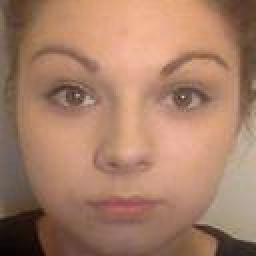
#> input picture capturedimg/face1_crop copy.jpg, 128 x 128 px, given in place of the camera (shown 2 times larger)
$ python Register.py   (Python 2 division)   (older library calls are emulated)
#> lines starting #> are read from the running program, lines starting #| are printed output that depends on the picture
### src/direc.py

import os

def alphFolder():
	path = "../usr/" # path to create on
	letter = "a" # starts from the letter "a"
	for x in range(0,26):
		if not os.path.exists(path+letter):
			os.makedirs(path+letter) # make directory for each letter
			letter = chr(ord(letter) + 1)


	print "Folder structure in place.\nContinuing.."

### src/Crop.py
# https://stackoverflow.com/questions/13211745/detect-face-then-autocrop-pictures

'''
This file will open the webcam up, then extract the image, this image then will be cropped
so that it only shows the face of the person, which can then later be compared.

Phase II - Crop face out
'''

import cv
from PIL import Image
import glob
import os,re

global count

# [49 lines left out: functions Detect_Face, Grey_Scale, PIL_Scale, not called in this run]

def Crop_Face(Img_Pattern, Box_Scale = 1):
    faceCascade = cv.Load('../cv/haarcascade_frontalface_alt.xml') # Used frontalface_alt instead of _default

    Images = glob.glob(Img_Pattern)
    if len(Images) <= -1:
        print 'No Images Found'
        return

    for Img in Images:
        PIL_Image = Image.open(Img)
        OpenCV_Image = Grey_Scale(PIL_Image)
        Faces = Detect_Face(OpenCV_Image,faceCascade)
        if Faces:
            n=1
            for Face in Faces:
                Cropped_Image = PIL_Scale(PIL_Image, Face[0], Box_Scale)
                fname, ext = os.path.splitext(Img)
                max = 128, 128
                Cropped_Image.thumbnail(max, Image.ANTIALIAS)
                Cropped_Image.save(fname+'_crop'+ext)
                ++n

        else:
            print 'No faces found: ', Img

# Crop all jpegs in a folder. Note: the code uses glob which follows unix shell rules.
# Use the boxScale to scale the cropping area. 1=opencv box, 2=2x the width and height
def Start_Crop(folder, picnum):
    #Crop_Face(folder+"/face.jpg", Box_Scale = 1)

    # print folder+'/face'+str(picnum)+'.jpg'
    Crop_Face(folder+'/face'+str(picnum)+'.jpg', Box_Scale = 1)


# [6 lines left out: function clean, not called in this run]

### src/Register.py
import glob, os
import cv2 as cv
from direc import alphFolder
from Crop import Start_Crop, clean
from database import *
import re
import subprocess
from subprocess import check_call

class Register(object):
    def __init__(self, firstname, lastname, passphrase, group, room):#initialise class with data from gui
        self.firstname = firstname.lower()
        self.lastname = lastname.lower()
        self.passphrase = passphrase.lower()
        self.group   = group
        self.room = room
        self.name = str(lastname)+"_"+str(firstname) # lastname_forename format for folder names
        self.name = self.name.lower()
        self.userpath = ""
        alphFolder()

    def submit(self, imgnum):#Upload all pictures to the lapis space

        subprocess.call('rsync %s/face%d_crop.jpg c1312433@lapis.cs.cf.ac.uk:/home/c1312433/CM2301/%s/%s' % (self.userpath, imgnum, self.userpath[3:8], self.userpath[9:]), shell=True)
        #os.system('rsync %s/face%d_crop.jpg c1312433@lapis.cs.cf.ac.uk:/home/c1312433/CM2301/%s/%s' % (self.userpath, imgnum, self.userpath[3:8], self.userpath[9:]))THIS IS DEPRECATED


    def CreateFolder(self):#Create the necessary folder for the user in the file structure
        path = "../usr/"+self.passphrase[:1]+"/"+self.name
        print path

        if not os.path.exists(path):
            os.makedirs(path)
            with open(path+"/speech.txt", "w+") as theirfile: # Then save a personal record of their passphrase in their folder
                    theirfile.write(str(self.passphrase))


        print "Initiating remote sync"
        subprocess.call('rsync --recursive ../usr/ c1312433@lapis.cs.cf.ac.uk:/home/c1312433/CM2301/usr/', shell=True)
        #os.system('rsync --recursive %s c1312433@lapis.cs.cf.ac.uk:/home/c1312433/CM2301/%s/' % (self.userpath, self.userpath[3:8]))
        print "Done."

        print "User folder created!\nStarting face registration - Please keep still!"

        for x in range(4,-1,-1):
            time.sleep(1)
            print "Capturing in.." + str(x+1)

        print "Capturing now - Please keep still, whilst facing the camera!"

    def folderCheck(self):#check if folder is duplicated, if yes increment number at end to allow people with same name and passphrase

        f = open('../passphrases.txt', 'a+')

        print "Pulling relevant files from remote server"
        subprocess.call('rsync -chavzP --stats c1312433@lapis.cs.cf.ac.uk:/home/c1312433/CM2301/usr/%s ../usr/' % (self.passphrase[:1]), shell=True)
#> (this line was passed over: subprocess is not available in this run)
        # os.system("rsync -chavzP --stats c1312433@lapis.cs.cf.ac.uk:/home/c1312433/CM2301/usr/%s ../usr/" % (self.passphrase[:1]))
        print "Done."

        foldercheck = 1
        while(True):
            if os.path.exists("../usr/"+self.passphrase[:1]+"/"+ self.name):
                notfound = 1
                if notfound:
                    if self.name[-1].isdigit() == True:
                        slicenum = len(str(int(re.search(r'\d+', self.name).group())))
                        self.name = self.name[:-slicenum]
                        self.name+=str(foldercheck)

                    else:
                        self.name+=str(foldercheck)

                    print "The name " + self.name[:-1] + " was taken, reassigned: " + self.name
                    foldercheck+=1


            else:
                print "Found name: " + str(self.name)
                self.userpath = "../usr/"+self.passphrase[:1]+"/"+self.name
                f.write(str(self.passphrase)+"\n") # MOVE TO ELSE NOW
                subprocess.call('rsync ../passphrases.txt c1312433@lapis.cs.cf.ac.uk:/home/c1312433/CM2301/', shell=True) # sync with remote
                print "Creating user folder.."
                self.CreateFolder()
                break
#> (the call stopped at in folderCheck, `subprocess.call('rsync ../passphrases.txt c1312433@lapis.cs.cf.ac.uk:/..`: subprocess is not available in this run)

    def capImg(self):#code to capture image, detect if face is looking at camera
        cap = cv.VideoCapture(0)
        cap.set(1, 20.0)
        cap.set(3,640)
        cap.set(4,480)


        Face_Cascade = cv.CascadeClassifier('../cv/haarcascade_frontalface_default.xml')
        Eye_Cascade = cv.CascadeClassifier('../cv/haarcascade_eye.xml') # Later may add eyes.

        capNumb = 0
        eyes = None
        found = 0
        while True:

            # Capture frame-by-frame
            ret, frame = cap.read()
#> frame is the input picture: shape (128, 128, 3); mean B, G, R 103.8, 126.4, 167.2
            Gray = cv.cvtColor(frame, cv.COLOR_BGR2GRAY)
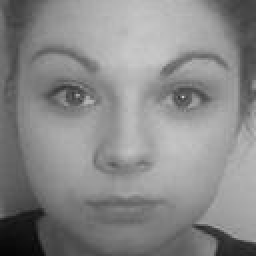
#> Gray: shape (128, 128) (shown 2 times larger); min 5, max 201, mean 136

            Faces = Face_Cascade.detectMultiScale(Gray, scaleFactor = 1.1, minNeighbors = 5, minSize = (30, 30), flags = cv.cv.CV_HAAR_SCALE_IMAGE)
#> Faces = [[13, 11, 100, 100]]
            #print Faces
                # Draw a rectangle around the faces
            for (x, y, w, h) in Faces: # To draw rectangle for face

                roi_gray = Gray[y:y+h, x:x+w]
                eyes = Eye_Cascade.detectMultiScale(roi_gray)
#> this loop made 1 pass
#> (x, y, w, h, eyes) on pass 1: (13, 11, 100, 100, [[6, 21, 32, 32], [62, 22, 31, 31]])
#> pass 1, in capImg, `roi_gray = Gray[y:y+h, x:x+w]`:
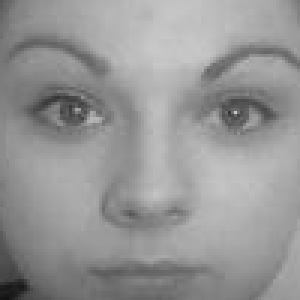
#> roi_gray: shape (100, 100) (shown 3 times larger); min 18, max 201, mean 150

            cv.imshow('Webcam - Active (Press Q to finish, C to capture)', frame)


            msg = ""
            if not isinstance(Faces, tuple) and not isinstance(eyes, tuple):
                found = 1
                msg = "Facial features found!"
            else:
                found = 0
                msg = "Facial features NOT found!"

            print msg

            path = '../usr/'+str(self.userpath)+"/"
            fname = 'face'
            ext = '.jpg'

            key = cv.waitKey(5)
#> (key Esc is pressed here)
            if key > 127:
                key = key & 255 # Deal with silly keyboard inputs
            if key:
                if found:
                    try:
                        # time.sleep(1)
                        cv.imwrite(path+fname+str(capNumb)+ext, frame)
                        print "Captured"

                    except Exception:
                        print Exception

                    capNumb+=1
                    print "Please wait.."

                    if capNumb == 6:
                        break # from while loop
                else:
                    print "Facial features were not found!"

            if key == 113:
                cap.release()
                cv.destroyAllWindows()
                print "Exiting.."
                sys.exit(0)

        cap.release()
        cv.destroyAllWindows()
        print "All captured, you may rest now."
        print "Syncing local directory to remote - This may take a while"
        for x in range(0,6):
            Start_Crop(self.userpath, x)
            self.submit(x)


        subprocess.call('rsync %s/speech.txt c1312433@lapis.cs.cf.ac.uk:/home/c1312433/CM2301/%s/%s' % (self.userpath, self.userpath[3:8], self.userpath[9:]), shell=True)
        #os.system('rsync %s/speech.txt c1312433@lapis.cs.cf.ac.uk:/home/c1312433/CM2301/%s/%s' % (self.userpath, self.userpath[3:8], self.userpath[9:]))

        print "Sync complete.\n"

        self.databaseSync()
        clean(self.userpath)
        print "User's path is: " + self.userpath
        print "FINISHED\n"
        #Start_Crop(userpath)


    def databaseSync(self):
        db = database()
        groupid = db.get_group_id_from_name(self.group)
        db.add_user(self.userpath, self.passphrase, self.firstname, self.lastname, groupid, self.room)
        db.exit()

    #ImageFromCam(path)
if __name__ == '__main__':
    try:
        register = Register("firstname", "lastname", "passphrase", "group", "room")
        register.folderCheck()
        register.capImg()
    except (Exception) as err:
        print err
